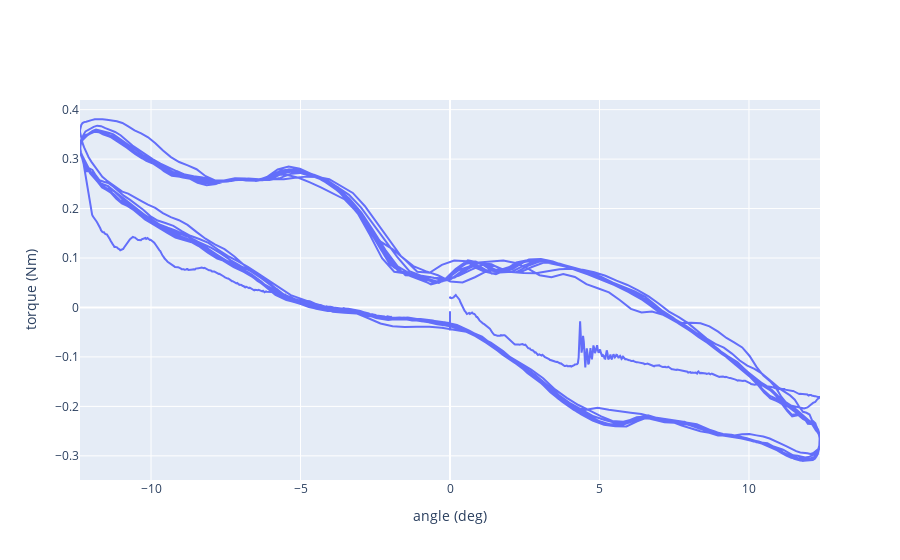

The code cell stored with this chart in its notebook:
### Code cell
fig = go.Figure()
fig.add_trace(go.Scatter(x=angle, y=forcetorque[3,:]))
fig.update_yaxes(title_text="torque (Nm)")
fig.update_xaxes(title_text="angle (deg)")

### Figure 1 — Plotly figure (JSON) as saved in the notebook; plotly's stock layout.template omitted (floating-point values rounded to 4 significant figures; data arrays with more than 128 entries replaced by an {"elided": "..."} marker saying what was removed)
{"data": [{"type": "scatter", "x": {"elided": "6887 float values"}, "y": {"elided": "6887 float values"}}], "layout": {"xaxis": {"title": {"text": "angle (deg)"}}, "yaxis": {"title": {"text": "torque (Nm)"}}}}
